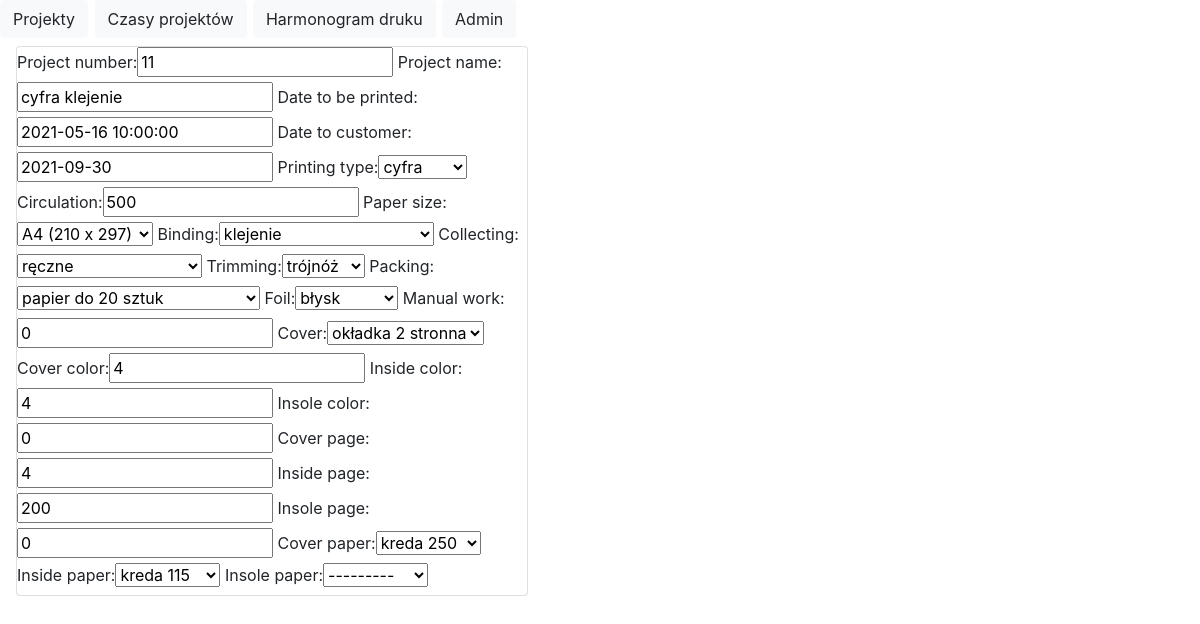
/projekt/1, run on the app's committed database.
### harmonogram/models.py (models this page shows, shortened)
class TechnicalData(models.Model):
    TRIMMING_TYPE = [(1, 'brak'), (2, 'trójnóż'), (3, 'gilotyna')]
    FOIL_TYPE = [(1, 'brak'), (2, 'mat'), (3, 'błysk'), (4, 'satyna'), (5, 'mat-2 str'), (6, 'błysk-2 str')]
    project_number = models.CharField(max_length=20)
    project_name = models.CharField(max_length=80)
    date_to_be_printed = models.DateTimeField()
    date_to_customer = models.DateField()
    printing_type = models.IntegerField(choices=[(1, 'cyfra'), (2, 'offset')])
    circulation = models.IntegerField()
    paper_size = models.CharField(max_length=20, choices=PAPER, default='A4')
    binding = models.IntegerField(choices=BINDING_TYPE, default=2)
    collecting = models.IntegerField(choices=COLLECTING_TYPE, default=1)
    trimming = models.IntegerField(choices=TRIMMING_TYPE, default=2)
    packing = models.IntegerField(choices=PACKING_TYPE, default=9)
    foil = models.IntegerField(choices=FOIL_TYPE, default=3)
    manual_work = models.IntegerField(default='1')
    cover = models.IntegerField(choices=[(1, 'okładka 1 stronna'), (2, 'okładka 2 stronna')])
    cover_color = models.IntegerField(default=4)
    inside_color = models.IntegerField(default=0)
    insole_color = models.IntegerField(default=0)
    cover_page = models.IntegerField(default=4)
    inside_page = models.IntegerField(default=0)
    insole_page = models.IntegerField(default=0)
    cover_paper = models.IntegerField(choices=PAPER_TYPE, default=7)
    inside_paper = models.IntegerField(choices=PAPER_TYPE, default=3, blank=True, null=True)
    insole_paper = models.IntegerField(choices=PAPER_TYPE, blank=True, null=True)

### harmonogram/views.py (the view)
# urls.py: path('projekt/<int:id>', one_project, name='project')
def one_project(request, id):
    project = get_object_or_404(TechnicalData, pk=id)
    form_project = TechnicalDataForm(request.POST or None, request.FILES or None, instance=project)
    return render(request, 'project_form.html', {'form_project': form_project})

### harmonogram/forms.py
class TechnicalDataForm(ModelForm):
    class Meta:
        model = TechnicalData
        fields = ['project_number', 'project_name', 'date_to_be_printed', 'date_to_customer', 'printing_type',
                  'circulation', 'paper_size', 'binding', 'collecting', 'trimming', 'packing', 'foil', 'manual_work',
                  'cover', 'cover_color', 'inside_color', 'insole_color', 'cover_page', 'inside_page', 'insole_page',
                  'cover_paper', 'inside_paper', 'insole_paper']

### templates/project_form.html (shortened to what this page needs)
<!DOCTYPE html>
<html lang="en">
{% extends "base.html" %}
{% load bootstrap %}
{% block content %}
    <div class="card" style="width: 32rem; float: left; margin-left: 1rem;">
            <form method="post" enctype="multipart/form-data">
                {{ form_project|bootstrap }}
            </form>
    </div>
{% endblock %}

### data on the page
TechnicalData: project_number "11", project_name "cyfra klejenie", date_to_be_printed "2021-05-16 10:00:00", date_to_customer "2021-09-30", printing_type "cyfra", circulation "500", paper_size "A4 (210 x 297)", binding "klejenie", collecting "ręczne", trimming "trójnóż", packing "papier do 20 sztuk", foil "błysk", manual_work "0", cover "okładka 2 stronna", cover_color "4", inside_color "4", insole_color "0", cover_page "4", inside_page "200", insole_page "0", cover_paper "kreda 250", inside_paper "kreda 115", insole_paper "---------"
